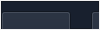
            <widget class="QWidget" name="page_8">
             <property name="geometry">
              <rect>
               <x>0</x>
               <y>0</y>
               <width>100</width>
               <height>30</height>
              </rect>
             </property>
             <attribute name="icon">
              <iconset>
               <normaloff>../../../MatchTest/Resources/机械臂.png</normaloff>../../../MatchTest/Resources/机械臂.png</iconset>
             </attribute>
             <attribute name="label">
              <string>视觉引导</string>
             </attribute>
             <layout class="QGridLayout" name="gridLayout_9">
              <property name="leftMargin">
               <number>1</number>
              </property>
              <property name="topMargin">
               <number>1</number>
              </property>
              <property name="rightMargin">
               <number>1</number>
              </property>
              <property name="bottomMargin">
               <number>1</number>
              </property>
              <property name="spacing">
               <number>1</number>
              </property>
              <item row="0" column="0">
               <widget class="QFrame" name="frame_10">
                <property name="styleSheet">
                 <string notr="true">background-color: rgb(24, 32, 46);</string>
                </property>
                <property name="frameShape">
                 <enum>QFrame::StyledPanel</enum>
                </property>
                <property name="frameShadow">
                 <enum>QFrame::Raised</enum>
                </property>
                <widget class="QToolButton" name="toolButton_handEye">
                 <property name="geometry">
                  <rect>
                   <x>0</x>
                   <y>10</y>
                   <width>70</width>
                   <height>72</height>
                  </rect>
                 </property>
                 <property name="font">
                  <font>
                   <family>微软雅黑</family>
                   <pointsize>10</pointsize>
                   <weight>75</weight>
                   <bold>true</bold>
                  </font>
                 </property>
                 <property name="styleSheet">
                  <string notr="true">color: rgb(255, 255, 255);</string>
                 </property>
                 <property name="text">
                  <string>手眼标定</string>
                 </property>
                 <property name="icon">
                  <iconset>
                   <normaloff>../../../MatchTest/Resources/定位 2.png</normaloff>../../../MatchTest/Resources/定位 2.png</iconset>
                 </property>
                 <property name="iconSize">
                  <size>
                   <width>40</width>
                   <height>40</height>
                  </size>
                 </property>
                 <property name="toolButtonStyle">
                  <enum>Qt::ToolButtonTextUnderIcon</enum>
                 </property>
                </widget>
                <widget class="QToolButton" name="toolButton_Position">
                 <property name="geometry">
                  <rect>
                   <x>90</x>
                   <y>10</y>
                   <width>70</width>
                   <height>72</height>
                  </rect>
                 </property>
                 <property name="font">
                  <font>
                   <family>微软雅黑</family>
                   <pointsize>10</pointsize>
                   <weight>75</weight>
                   <bold>true</bold>
                  </font>
                 </property>
                 <property name="styleSheet">
                  <string notr="true">color: rgb(255, 255, 255);</string>
                 </property>
                 <property name="text">
                  <string>位置计算</string>
                 </property>
                 <property name="icon">
                  <iconset>
                   <normaloff>../../../MatchTest/Resources/注油位置-01.png</normaloff>../../../MatchTest/Resources/注油位置-01.png</iconset>
                 </property>
                 <property name="iconSize">
                  <size>
                   <width>40</width>
                   <height>40</height>
                  </size>
                 </property>
                 <property name="toolButtonStyle">
                  <enum>Qt::ToolButtonTextUnderIcon</enum>
                 </property>
                </widget>
                <widget class="QToolButton" name="toolButton_Positioncompensation">
                 <property name="geometry">
                  <rect>
                   <x>180</x>
                   <y>10</y>
                   <width>70</width>
                   <height>72</height>
                  </rect>
                 </property>
                 <property name="font">
                  <font>
                   <family>微软雅黑</family>
                   <pointsize>10</pointsize>
                   <weight>75</weight>
                   <bold>true</bold>
                  </font>
                 </property>
                 <property name="styleSheet">
                  <string notr="true">color: rgb(255, 255, 255);</string>
                 </property>
                 <property name="text">
                  <string>位置补偿</string>
                 </property>
                 <property name="icon">
                  <iconset>
                   <normaloff>../../../MatchTest/Resources/折弯补偿.png</normaloff>../../../MatchTest/Resources/折弯补偿.png</iconset>
                 </property>
                 <property name="iconSize">
                  <size>
                   <width>40</width>
                   <height>40</height>
                  </size>
                 </property>
                 <property name="toolButtonStyle">
                  <enum>Qt::ToolButtonTextUnderIcon</enum>
                 </property>
                </widget>
               </widget>
              </item>
             </layout>
            </widget>
